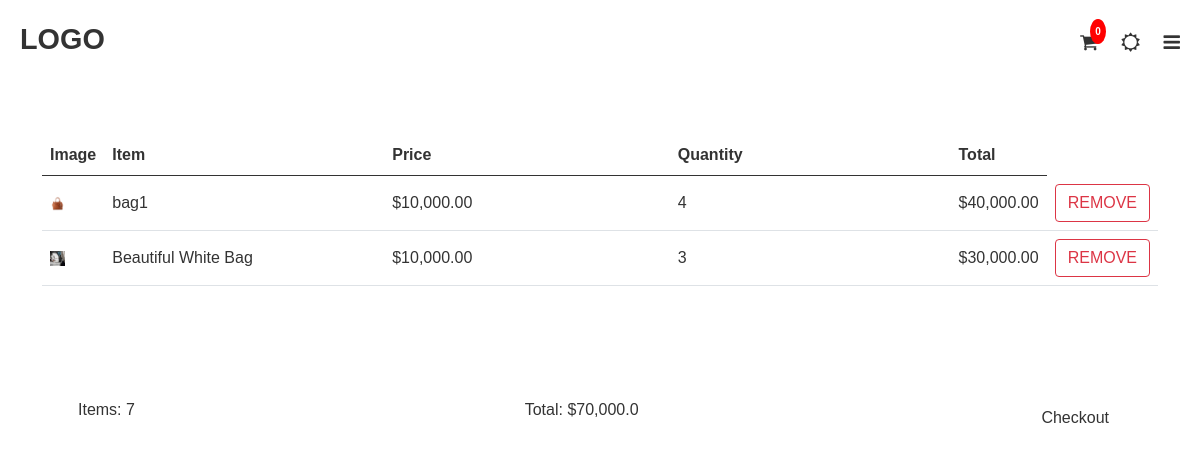
Page /cart_page/ (signed in) on the committed database.
### order/models.py (models this page shows, shortened)
class OrderItem(models.Model):
    custProduct = models.ForeignKey(product, on_delete= models.SET_NULL, null=True)
    order = models.ForeignKey(Order, on_delete=models.SET_NULL, null=True)
    quantity = models.IntegerField(default=0, null=True, blank=True)
    date_added = models.DateTimeField(auto_now_add=True)
    @property
    def total_product_price(self):
        product_price = self.custProduct.product_price
        product_quantity = self.quantity
        total = product_price * product_quantity
        return str(total)

class Order(models.Model):
    customer = models.ForeignKey(User, on_delete=models.SET_NULL, null=True, blank = True)
    complete = models.BooleanField(default = False)
    transactio_id = models.CharField(max_length=100, null = True)
    @property
    def total_checkout_price(self):
        total = 0
        orderitems = self.orderitem_set.all()
        for item in orderitems:
            total = total + float(item.total_product_price)
        return total
    @property
    def total_item_count(self):
        total = 0
        orderitems = self.orderitem_set.all()
        for item in orderitems:
            total = total + item.quantity
        return total

### products/models.py (models this page shows, shortened)
class product(models.Model):
    product_name = models.CharField(max_length=150)
    product_category = models.ForeignKey(category, on_delete=models.CASCADE)
    product_image1 = models.ImageField(default = 'default_product.png', upload_to = 'product/%Y/%m/%d')
    product_image2 = models.ImageField(default = 'default_product.png', upload_to = 'product/%Y/%m/%d')
    product_image3 = models.ImageField(default = 'default_product.png', upload_to = 'product/%Y/%m/%d')
    product_price = models.DecimalField(max_digits=7 , decimal_places=2)
    product_description = models.TextField()
    is_available = models.BooleanField(default=True)
    date_added = models.DateTimeField(default=timezone.now, blank=True)
    top_sale = models.BooleanField(default= True)

### order/views.py (the view)
# urls.py: path('cart_page/',cart, name = 'cart-page'),
def cart(request):
    if request.user.is_authenticated:
        customer = request.user
        order, created = Order.objects.get_or_create(customer = customer, complete = False)
        items = order.orderitem_set.all()
        content = {
            'items':items,
            'order':order
        }
    return render(request, 'order/cart_page.html',content)

### order/templates/order/cart_page.html (shortened to what this page needs)
{% extends 'customers/base_temp.html' %}
{% load static %}
{% load humanize %}
{% block content %}
    <div class="container col-md-12 mt-5">
        <div class="table-responsive">
            <table class="table cart-table">
                <thead>
                    <tr>
                    <th>Image</th>
                    <th>Item</th>
                    <th>Price</th>
                    <th>Quantity</th>
                    <th>Total</th>
                    </tr>
                </thead>
            <tbody>
                {% if items %}
                {% for item in items %}
                <tr class="align-middle">
                    <td><img class="col-4" src="{{ item.custProduct.product_image1.url }}" alt=""></td>
                    <td class="col-4">{{item.custProduct.product_name}}</td>
                    <td class="col-4">${{ item.custProduct.product_price|intcomma }}</td>
                    <td class="col-4">{{ item.quantity }}</td>
                    <td class="col-4">${{item.total_product_price|intcomma}}</td>
                    <td><a class="btn btn-outline-danger" href="{% url 'item-remove-cart' item.id %}" data-action="remove"
                        data-quantity="{{ item.quantity }}" data-product="{{item.custProduct.id}}" onclick="ActionPerformed(this);">REMOVE</a></td>
                </tr>
                {% endfor %}
                {% else %}
                <h1>THE CART IS EMPTY</h1>
                {% endif %}
            </tbody>
            </table>
        </div>
    </div>
    <div class="container col-md-12 mt-5 p-5 d-flex align-items-center justify-content-between flex-column flex-md-row checkout-tab">
        {% if items %}
        <p class="crt-items">Items: {{ order.total_item_count }}</p>
        <p>Total: ${{order.total_checkout_price|intcomma}}</p>
        <a class="btn search-btn" href="{% url 'checkout-page' %}">Checkout</a>
        {% endif %}
    </div>
{% endblock %}

### customers/static/css/main.css (style rules this page uses)
* { padding:0; margin:0; box-sizing: border-box; font-family: 'Poppins', sans-serif; }
:root { --black: #333; --white: #fff; }
body { background-color: var(--white); }
.search-btn { color: var(--black); }
.cart-table { color: var(--black); }
.checkout-tab p { text-align: center; color: var(--black); }

### rows in the picture
OrderItem: custProduct.product_image1 (picture), custProduct.product_name "bag1", custProduct.product_price "10,000.00", quantity "4", total_product_price "40,000.00"
OrderItem: custProduct.product_image1 (picture), custProduct.product_name "Beautiful White Bag", custProduct.product_price "10,000.00", quantity "3", total_product_price "30,000.00"
Order: total_item_count "7", total_checkout_price "70,000.0"
